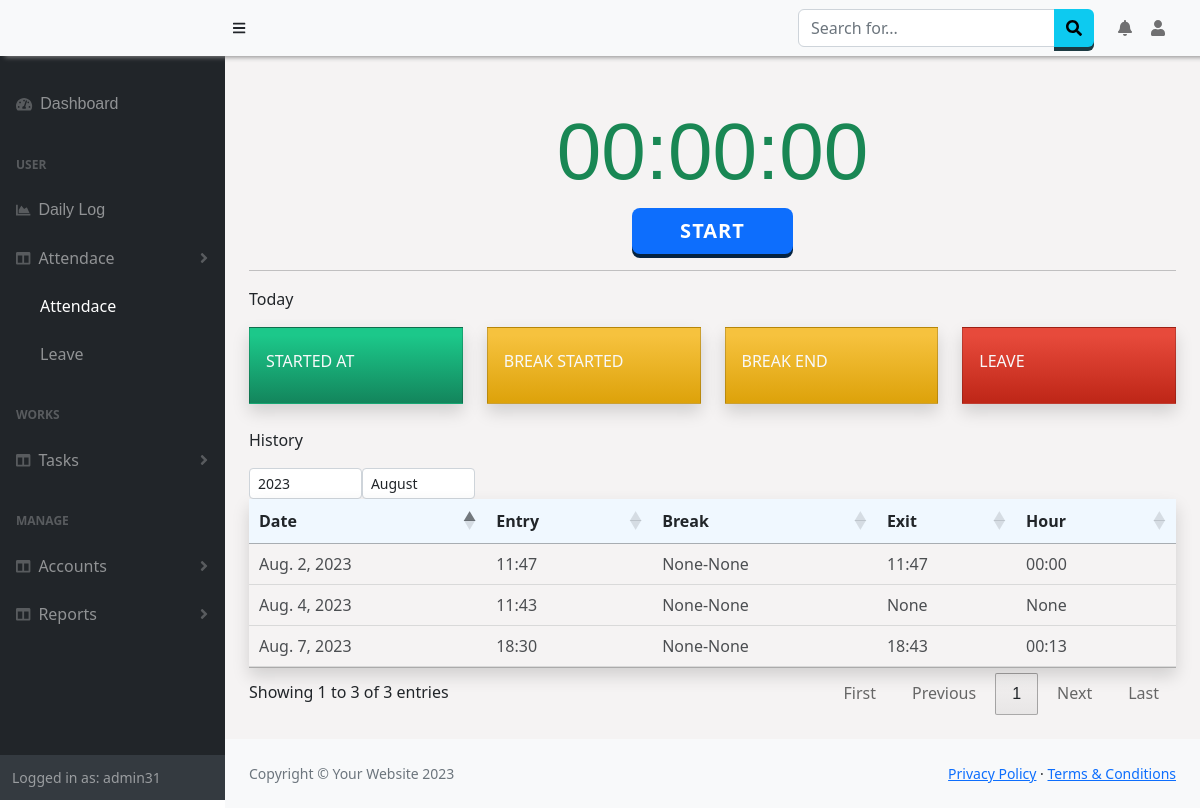
The app's page /Attendance/Details (signed in), older data.
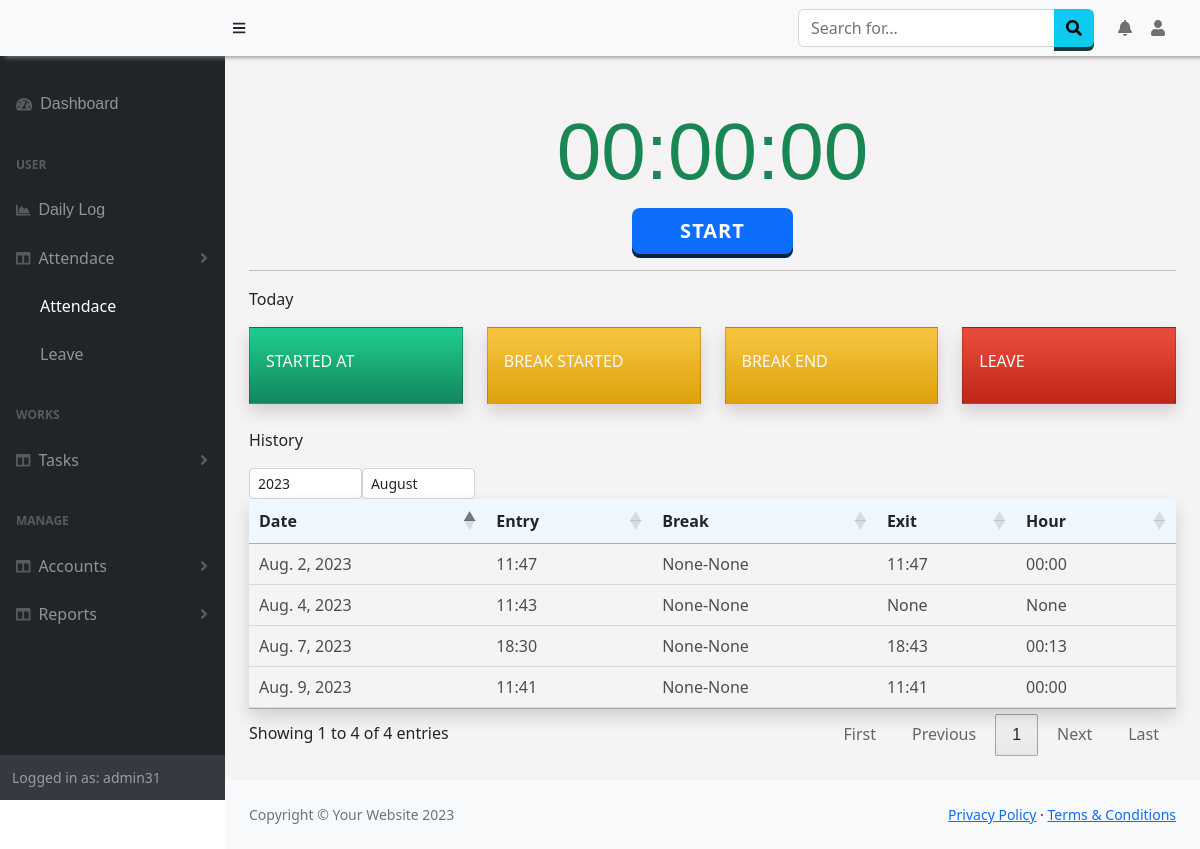
The same page, newer data.
### Attendance/models.py (models this page shows)
class Attendance(models.Model):
    date = models.DateField(auto_now_add=True,null=True)
    day = models.CharField(max_length=50,null=True)
    user = models.ForeignKey(User, null=True, on_delete= models.SET_NULL)
    entry = models.CharField(max_length=50)
    lbreak1 = models.CharField(max_length=50,null=True)
    lbreak2 = models.CharField(max_length=50,null=True)
    exit = models.CharField(max_length=50, null=True)
    hour = models.CharField(max_length=50, null=True)
    type = models.CharField(max_length=50,null=True,default=None)
    start_location = models.CharField(max_length=500, null=True)
    stop_location = models.CharField(max_length=500, null=True)

### Attendance/views.py (the view)
# urls.py: path('Details', views.attendance, name='attendance'),
@login_required
def attendance(request):
    if request.user.is_authenticated:
        getTeam_users = checkTeams(request)
        allusers = User.objects.filter(pk__in=getTeam_users[0])
        attenType = userDetails.objects.get(user=request.user)
        date = datetime.date.today()
        if request.user.is_superuser:
            result = Attendance.objects.filter(date__year=date.year,date__month =date.month,user=request.user) # 1=january
        else:
            result = Attendance.objects.filter(date__year=date.year,date__month =date.month, user=request.user)
        gettoday = Attendance.objects.filter(user=request.user,date=date)
        if gettoday.first() != None:
            today = gettoday.first()
        else :
            today = "None"
        data = {
            'result': result,
            'users' :allusers,
            'attendanceType':attenType,
            'today':today
        }
        return render(request, 'Attendance/attendance.html',data)
    else:
        return HttpResponseRedirect(reverse('login'))

### Attendance/context_processors.py (called while the page is built)
def getNewLeaves(request):
    if request.user.id:
        is_manager = checkTeams(request)
        if is_manager[1] == True:
            new_leaves = Leave.objects.filter(user__id__in=is_manager[0],approval = 2)
        else:
            today = datetime.datetime.now()
            new_leaves = Leave.objects.filter(user=request.user,date_approved__gte=today.date())
        return {"manager":is_manager[1],'n_leaves':new_leaves}
    else:
        return {}

def getLogApproval(request):
    if request.user.id:
        is_manager = checkTeams(request)
        if is_manager[1] == True:
            l_approval = LogApproval.objects.filter(user__id__in=is_manager[0],request=True)
        else:
            l_approval = LogApproval.objects.filter(user=request.user,status=True)
        return {'n_log_approval':l_approval}
    else:
        return {}

### Manager/views.py (called while the page is built)
def checkTeams(request):
    is_team = False
    if request.user.is_superuser:
        users = Employees.objects.values('user').filter(company=request.session['comp'])
        is_team=True
    else:
        is_manager = userDetails.objects.get(user__id=request.user.id)
        if is_manager.is_manager == True:
            users1 = userManager.objects.values('user').filter(manager=is_manager)
            users = User.objects.filter(Q(pk__in=users1)| Q(pk=request.user.id))
            is_team=True
        else:
            users = User.objects.filter(username=request.user.username)
        """
        if u_teams.exists():
            is_team=True
            users = TeamUsers.objects.values('user').filter(team__in=u_teams)
        else:
            users = User.objects.filter(username=request.user.username)
        """
    return users,is_team

### Attendance/templates/Attendance/attendance.html (shortened to what this page needs)
{% extends "base.html" %}
{% block content %}
<div class="">
  <div class="mt-4">
    <h1 class="display-1 text-success"><span id="trackTime">00:00:00</span></h1>
    <div class="text-center">
      <button name="start1" class="btn btn-lg btn-primary ps-5 pe-5" style="display:{% if today.entry != None  %}none;{% else  %}visible; {% endif %}" onclick="make_attendance('start',{{today.exit}})" id="btnstart">Start</button>
    </div>
  </div>
  <hr>
  <div class="row">
    <p>Today</p>
    <div class="col-xl-3 col-md-6 mb-8 ">
      <div class="card border-left shadow h-100 py-2 bg-gradient-success text-light rounded-0">
          <div class="card-body">
              <div class="row no-gutters align-items-center">
                  <div class="col mr-2">
                      <div class="text-xs font-weight-bold text-uppercase mb-1">
                          <h6>Started At</h6></div>
                  </div>
              </div>
          </div>
      </div>
    </div>
    <div class="col-xl-3 col-md-6 mb-8">
      <div class="card border-left shadow h-100 py-2 bg-gradient-warning text-light rounded-0">
          <div class="card-body">
              <div class="row no-gutters align-items-center">
                  <div class="col mr-2">
                      <div class="text-xs font-weight-bold text-uppercase mb-1">
                          <h6>Break Started</h6></div>
                  </div>
              </div>
          </div>
      </div>
    </div>
    <div class="col-xl-3 col-md-6 mb-8">
      <div class="card border-left shadow h-100 py-2 bg-gradient-warning text-light rounded-0">
          <div class="card-body">
              <div class="row no-gutters align-items-center">
                  <div class="col mr-2">
                      <div class="text-xs font-weight-bold text-uppercase mb-1">
                          <h6>Break End</div>
                  </div>
              </div>
          </div>
      </div>
    </div>
    <div class="col-xl-3 col-md-6 mb-8">
      <div class="card border-left shadow h-100 py-2 bg-gradient-danger text-light rounded-0">
          <div class="card-body">
              <div class="row no-gutters align-items-center">
                  <div class="col mr-2">
                      <div class="text-xs font-weight-bold text-uppercase mb-1">
                          <h6>Leave</div>
                  </div>
              </div>
          </div>
      </div>
    </div>
  </div>
  <div class="row mt-4">
    <p>History</p>
    <div class="text-right w-50">
    <select class="form-control form-control-sm w-25" id="year" style="float:left;" onchange="getMonthData()">
      <option value="2023">2023</option>
    </select>
      <select class="form-control form-control-sm col-xs-2 w-25" id="month" style="float:left;" onchange="getMonthData()">
        <option value="8">August</option>
      </select>
    </div>
  </div>
  <div class="table-wrap table-responsive-sm">
      <table class="table table-hover  shadow " id="example" style="width:100%;">
        <thead id="thead">
          <tr>
            <th>Date</th>
            <th>Entry</th>
            <th>Break</th>
            <th>Exit</th>
            <th>Hour</th>
          </tr>
        </thead>
        <tbody id="tbody">
          {% for n in result %}
          <tr><td>{{n.date}}</td><td>{{n.entry}}</td><td>{{n.lbreak1}}-{{n.lbreak2}}</td><td>{{n.exit}}</td><td>{{n.hour}}</td>
            </tr>
          {% endfor%}
        </tbody>
      </table>
    </div>
</div>
{% endblock %}

### templates/base.html (shortened to what this page needs)
<!DOCTYPE html>
<html lang="en">
    <head>
        <link href="https://cdn.jsdelivr.net/npm/simple-datatables@7.1.2/dist/style.min.css" rel="stylesheet" />
        <link href="https://cdn.datatables.net/1.13.5/css/jquery.dataTables.min.css" rel="stylesheet" />
        <link href="https://cdn.datatables.net/buttons/2.4.1/css/buttons.dataTables.min.css" rel="stylesheet" />
        <link href="/static/css/styles.css" rel="stylesheet" />
        <link href="/static/css/customSB.css" rel="stylesheet" />
    </head>
    <body class="sb-nav-fixed" >
        <nav class="sb-topnav navbar navbar-expand-sm navbar-light bg-light fixed-top" style=" box-shadow: 5px 1px 5px #888888;">
            <a class="navbar-brand ps-3 bg-light" href="{% url 'home' %}">{{request.session.company}}{{request.session.id}}</a>
            <button class="btn btn-link btn-sm order-2 order-lg-0 me-4 me-lg-0" id="sidebarToggle" href="#!"><i class="fas fa-bars"></i></button>
            <form class="d-none d-md-inline-block form-inline ms-auto me-0 me-md-3 my-2 my-md-0">
                <div class="input-group">
                    <input class="form-control" type="text" placeholder="Search for..." aria-label="Search for..." aria-describedby="btnNavbarSearch" />
                    <button class="btn btn-info" id="btnNavbarSearch" type="button"><i class="fas fa-search"></i></button>
                </div>
            </form>
            <ul class="navbar-nav ms-auto ms-md-0 ">
                <li class="nav-item dropdown">
                    <a class="nav-link dropdown-toggle" id="navbarDropdown" href="#" role="button" data-bs-toggle="dropdown" aria-expanded="false"> <i class="fas fa-bell"></i></a>
                        </a></li>
                    </ul>
            <ul class="navbar-nav  ms-md-0 me-3 me-lg-4">
                <li class="nav-item dropdown">
                    <a class="nav-link dropdown-toggle" id="navbarDropdown" href="#" role="button" data-bs-toggle="dropdown" aria-expanded="false"><i class="fas fa-user fa-fw"></i></a>
                </li>
            </ul>
        </nav>
        <div id="layoutSidenav" style="background-color:rgb(245, 243, 243);">
            <div id="layoutSidenav_nav">
                <nav class="sb-sidenav accordion sb-sidenav-dark" id="sidenavAccordion" >
                    <div class="sb-sidenav-menu" >
                        <div class="nav">
                            <a class="nav-link mt-4" href="{% url 'home' %}">
                                <div class="sb-nav-link-icon"><i class="fas fa-tachometer-alt"></i></div>
                                <span style="{% if request.path == '/' %}color:white;{% endif %}">Dashboard<span>
                            </a>
                            <div class="sb-sidenav-menu-heading">User</div>
                            <a class="nav-link" href="{% url 'dailylog' %}">
                                <div class="sb-nav-link-icon"><i class="fas fa-chart-area"></i></div>
                                <span style="{% if request.path == '/Worklog/dailylog/' %}color:white;{% endif %}">Daily Log<span>
                            </a>
                            <a class="nav-link collapsed" href="#" data-bs-toggle="collapse" data-bs-target="#collapseAttendance" aria-expanded="false" aria-controls="collapseLayouts">
                                <div class="sb-nav-link-icon"><i class="fas fa-columns"></i></div>
                                Attendace
                                <div class="sb-sidenav-collapse-arrow"><i class="fas fa-angle-down"></i></div>
                            </a>
                            <div class="{% if request.path|slice:'12' != '/Attendance/' %}collapse{% endif %}" id="collapseAttendance" aria-labelledby="headingOne" data-bs-parent="#sidenavAccordion">
                                <nav class="sb-sidenav-menu-nested nav">
                                    <a class="nav-link" href="{% url 'attendance' %} "style="{% if request.path == '/Attendance/Details' %}color:white;{% endif %}">Attendace</a>
                                    <a class="nav-link" href="{% url 'leave' %}" style="{% if request.path == '/Attendance/Leaves' %}color:white;{% endif %}">Leave</a>
                                </nav>
                            </div>
                            <div class="sb-sidenav-menu-heading">Works</div>
                            <a class="nav-link collapsed" href="#" data-bs-toggle="collapse" data-bs-target="#collapseLayouts" aria-expanded="false" aria-controls="collapseLayouts">
                                <div class="sb-nav-link-icon"><i class="fas fa-columns"></i></div>
                                Tasks
                                <div class="sb-sidenav-collapse-arrow"><i class="fas fa-angle-down"></i></div>
                            </a>
                            <div class="sb-sidenav-menu-heading">Manage</div>
                            <a class="nav-link collapsed" href="#" data-bs-toggle="collapse" data-bs-target="#collapseDetails" aria-expanded="false" aria-controls="collapseLayouts">
                                <div class="sb-nav-link-icon"><i class="fas fa-columns"></i></div>
                                Accounts
                                <div class="sb-sidenav-collapse-arrow"><i class="fas fa-angle-down"></i></div>
                            </a>
                            <a class="nav-link collapsed" href="#" data-bs-toggle="collapse" data-bs-target="#collapseReports" aria-expanded="false" aria-controls="collapseLayouts">
                                <div class="sb-nav-link-icon"><i class="fas fa-columns"></i></div>
                                Reports
                                <div class="sb-sidenav-collapse-arrow"><i class="fas fa-angle-down"></i></div>
                            </a>
                        </div>
                    </div>
                    <div class="sb-sidenav-footer">
                        <div class="small">Logged in as: {{ user.username}}</div>
                    </div>
                </nav>
            </div>
            <div id="layoutSidenav_content" >
                <main class="p-4" >
                    {% block content %}
                {% endblock %}
                </main>
                <footer class="py-4 bg-light mt-auto">
                    <div class="container-fluid px-4">
                        <div class="d-flex align-items-center justify-content-between small">
                            <div class="text-muted">Copyright &copy; Your Website 2023</div>
                            <div>
                                <a href="#">Privacy Policy</a>
                                &middot;
                                <a href="#">Terms &amp; Conditions</a>
                            </div>
                        </div>
                    </div>
                </footer>
            </div>
        </div>
        <link href="https://cdnjs.cloudflare.com/ajax/libs/twitter-bootstrap/5.2.0/css/bootstrap.min.css" rel="stylesheet" type="text/css">
    </body>
</html>

### static/css/customSB.css (style rules this page uses)
.bg-gradient-success { background-color: #1cc88a; background-image: linear-gradient(180deg, #1cc88a 10%, #13855c 100%); background-size: cover; }
.bg-gradient-warning { background-color: #f6c23e; background-image: linear-gradient(180deg, #f6c23e 10%, #dda20a 100%); background-size: cover; }
.bg-gradient-danger { background-color: #e74a3b; background-image: linear-gradient(180deg, #e74a3b 10%, #be2617 100%); background-size: cover; }

### Attendance/templates/Attendance/attendance.html (style rules this page uses)
h1, h3, span { text-align: center; font-family: sans-serif; }
h1 span { padding: 5px; }

### templates/base.html (style rules this page uses)
.dropdown-toggle:after { display: none !important; }
thead { background-color:aliceblue !important; }
th { font-weight:600 !important; }
tbody tr { opacity:0.8; border-top:1px solid lightgray; border-bottom:1px solid lightgray; }
.navbar,.sb-sidenav { background-color:DodgerBlue important; }
.btn { outline: none; cursor: pointer; border: none !important; display: block; position: relative; font-size: 16px ; font-weight: 600 !important; color: #fff; text-transform: uppercase; letter-spacing: 1px; }
.btn-primary { background-color: #0275d8; box-shadow: 0 4px #052341; }
.btn-info { background-color: #5bc0de; box-shadow: 0 4px #1C3A42; }

Row changes from the older to the newer data that the page shows:
added Attendance: date "Aug. 9, 2023", entry "11:41", lbreak1 "None", lbreak2 "None", exit "11:41", hour "00:00"
Text that changed along with them:
text written by a page script: "Showing 1 to 3 of 3 entries First Previous 1 Next Last" → "Showing 1 to 4 of 4 entries First Previous 1 Next Last"
